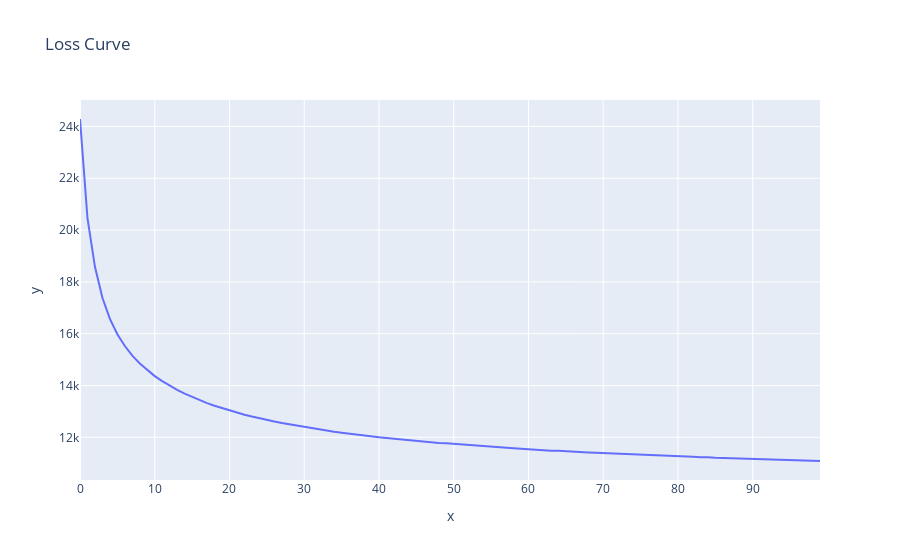

Notebook code cell kept with this figure:
### Code cell
import plotly.express as px
import plotly.graph_objects as go

def loss_curve(losses: list[float]):
    fig = px.line(x=range(len(losses)), y=losses, title='Loss Curve')
    fig.show()

loss_curve(losses)
